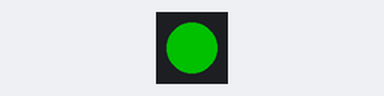
The sketch below on a simulated Arduino Uno, built with avr-gcc and run on an emulated ATmega328P. On the bench: 1 RGB LEDs in strip order, left to right. Dim RGB values are drawn brighter than linear; colours are those a GRB WS2812 strip shows for the declared byte order; what the sketch prints to the serial monitor is not drawn.

Above: at 0.15 s.
At 9.68 s:
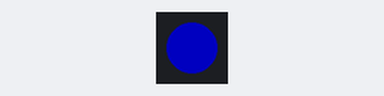
At 19.52 s:
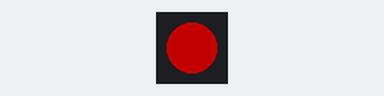
At 38.88 s:
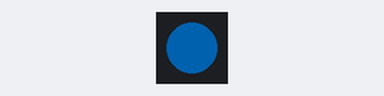
Timing chart, 0 to 40.0 s (numbered marks = the images above):
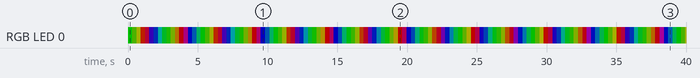

The sketch:

FastLED_Cylon.ino
```cpp
#include "FastLED.h"

// How many leds in your strip?
#define NUM_LEDS 1

// For led chips like Neopixels, which have a data line, ground, and power, you just
// need to define DATA_PIN.  For led chipsets that are SPI based (four wires - data, clock,
// ground, and power), like the LPD8806, define both DATA_PIN and CLOCK_PIN
#define DATA_PIN 6
#define CLOCK_PIN 13

// Define the array of leds
CRGB leds[NUM_LEDS];

void setup() {
	Serial.begin(57600);
	Serial.println("resetting");
	LEDS.addLeds<WS2812,DATA_PIN,RGB>(leds,NUM_LEDS);
	LEDS.setBrightness(84);
}

void fadeall() { for(int i = 0; i < NUM_LEDS; i++) { leds[i].nscale8(250); } }

void loop() {
	static uint8_t hue = 0;
	Serial.print("x");
	// First slide the led in one direction
	for(int i = 0; i < NUM_LEDS; i++) {
		// Set the i'th led to red
		leds[i] = CHSV(hue++, 255, 255);
		// Show the leds
		FastLED.show();
		// now that we've shown the leds, reset the i'th led to black
		// leds[i] = CRGB::Black;
		fadeall();
		// Wait a little bit before we loop around and do it again
		delay(10);
	}
	Serial.print("x");

	// Now go in the other direction.
	for(int i = (NUM_LEDS)-1; i >= 0; i--) {
		// Set the i'th led to red
		leds[i] = CHSV(hue++, 255, 255);
		// Show the leds
		FastLED.show();
		// now that we've shown the leds, reset the i'th led to black
		// leds[i] = CRGB::Black;
		fadeall();
		// Wait a little bit before we loop around and do it again
		delay(10);
	}
}
```

Measured:
- by itself, RGB LED 0: off → RGB(0, 84, 0) at 0.00 s, → RGB(25, 59, 0) 0.31 s later, → RGB(52, 56, 0) 0.31 s later, → RGB(78, 12, 0) 0.31 s later, … (131 changes in this stretch)
